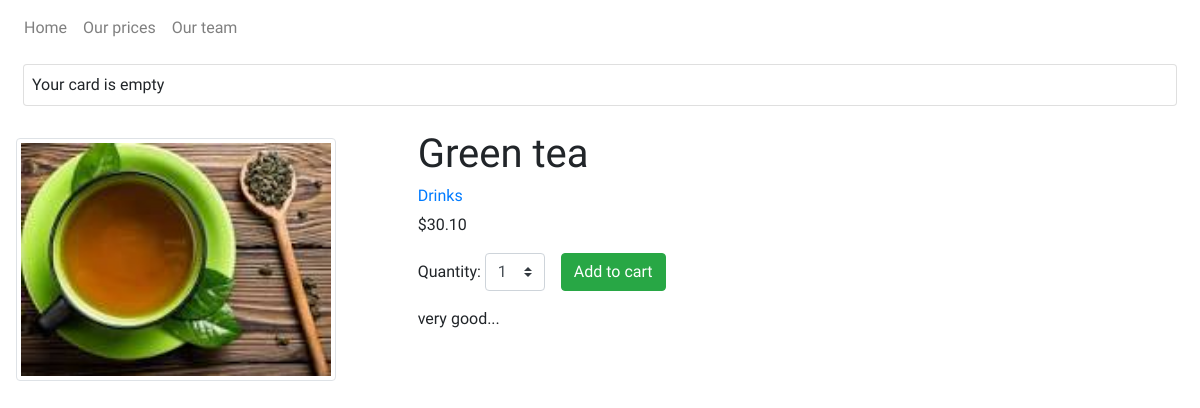
Page /1/green-tea/ on the committed database.
### shop/models.py (models this page shows, shortened)
class Product(models.Model):
    category = models.ForeignKey(Category, related_name='products', on_delete=models.CASCADE)
    name = models.CharField(max_length=200, db_index=True)
    slug = models.SlugField(max_length=200, db_index=True)
    image = models.ImageField(upload_to='products/%Y/%m/%d', blank=True)
    description = models.TextField(blank=True)
    price  = models.DecimalField(max_digits=10, decimal_places=2)
    available = models.BooleanField(default=True)
    created  = models.DateTimeField(auto_now_add=True)
    updated = models.DateTimeField(auto_now=True)
    class Meta:
        ordering = ('name',)
        index_together = (('id', 'slug'), )

class Category(models.Model):
    name = models.CharField(max_length=200, db_index=True)
    slug = models.SlugField(max_length=50, unique=True)
    class Meta:
        ordering = ('name', )
        verbose_name = 'category'
        verbose_name_plural = 'categories'
    def __str__(self):
        return self.name
    def get_absolute_url(self):
        return reverse('shop:product_list_by_category', args=[self.slug])

### shop/views.py (the view)
# urls.py: path('<int:id>/<slug:slug>/', views.product_detail, name='product_detail'),
def product_detail(request, id, slug):
    product = get_object_or_404(Product, id=id, slug=slug, available=True)
    cart_product_form = CartAddProductForm()
    return render(request, 'shop/product/detail.html', {
        'product': product,
        'cart_product_form': cart_product_form
    })

### cart/forms.py
class CartAddProductForm(forms.Form):
    quantity = forms.TypedChoiceField(choices=PRODUCT_QUANTITY_CHOICES, coerce=int, widget=forms.Select(attrs={'class': 'custom-select ml-1'}))
    override = forms.BooleanField(initial=False, required=False, widget=forms.HiddenInput)

### templates/shop/product/detail.html (shortened to what this page needs)
{% extends 'shop/base.html' %}
{% load static %}
{% block content %}
    <div class="row p-2 mt-2">
        <div class="col-8">
            <div class="row">
                <div class="col-6 p-2">
                    <img src="{% if product.image %}{{ product.image.url }}{% else %}{% static 'img/noimage.png' %}{% endif %}" alt="{{ product.name }}" class="img-fluid img-thumbnail" width="320" height="260">
                </div>
                <div class="col-6">
                    <h1>{{ product.name }}</h1>
                    <h2 class="h6">
                        <a href="{{ product.category.get_absolute_url }}">{{ product.category }}</a>
                    </h2>
                    <p>${{ product.price }}</p>
                    <form action="{% url 'cart:cart_add' product.id %}" method="post" class="form-inline">
                        <div class="form-group">
                            {{ cart_product_form }}
                        </div>
                        <input type="submit" value="Add to cart" class="btn btn-success ml-3">
                    </form>
                    <p>
                        {{ product.description|linebreaks }}
                    </p>
                </div>
            </div>
        </div>
    </div>
{% endblock %}

### templates/shop/base.html (shortened to what this page needs)
{% load static %}
{% load flatpages %}
{% get_flatpages as flatpages %}
<!DOCTYPE html>
<html lang="en">
<head>
    <link rel="stylesheet" href="https://stackpath.bootstrapcdn.com/bootstrap/4.5.0/css/bootstrap.min.css">
</head>
<body>
    <header class="navbar navbar-expand-md navbar-light bg-white">
        <ul class="navbar-nav">
            <li class="nav-item">
                <a class="nav-link" href="/">Home</a>
            </li>
            {% for page in flatpages %}
                <li class="nav-item"><a href="/pages{{ page.url }}" class="nav-link">{{ page.title }}</a></li>
            {% endfor %}
</ul>
    </header>
    <div class="container-fluid">
        <div class="row">
            <div class="col-12">
                <div class="card p-2 m-2">
                    Your card is empty
                </div>
            </div>
        </div>
        <div class="">
            {% block content %}
            {% endblock %}
        </div>
    </div>
</body>
</html>

### templates/shop/base.html (style rules this page uses)
body { font-family: 'Viaoda Libre', cursive; }

### rows in the picture
Product: image (picture), name "Green tea", category "Drinks", price "30.10", description "very good..."

### other values in the picture
{{ page.title }} "Our prices"
{{ page.title }} "Our team"
